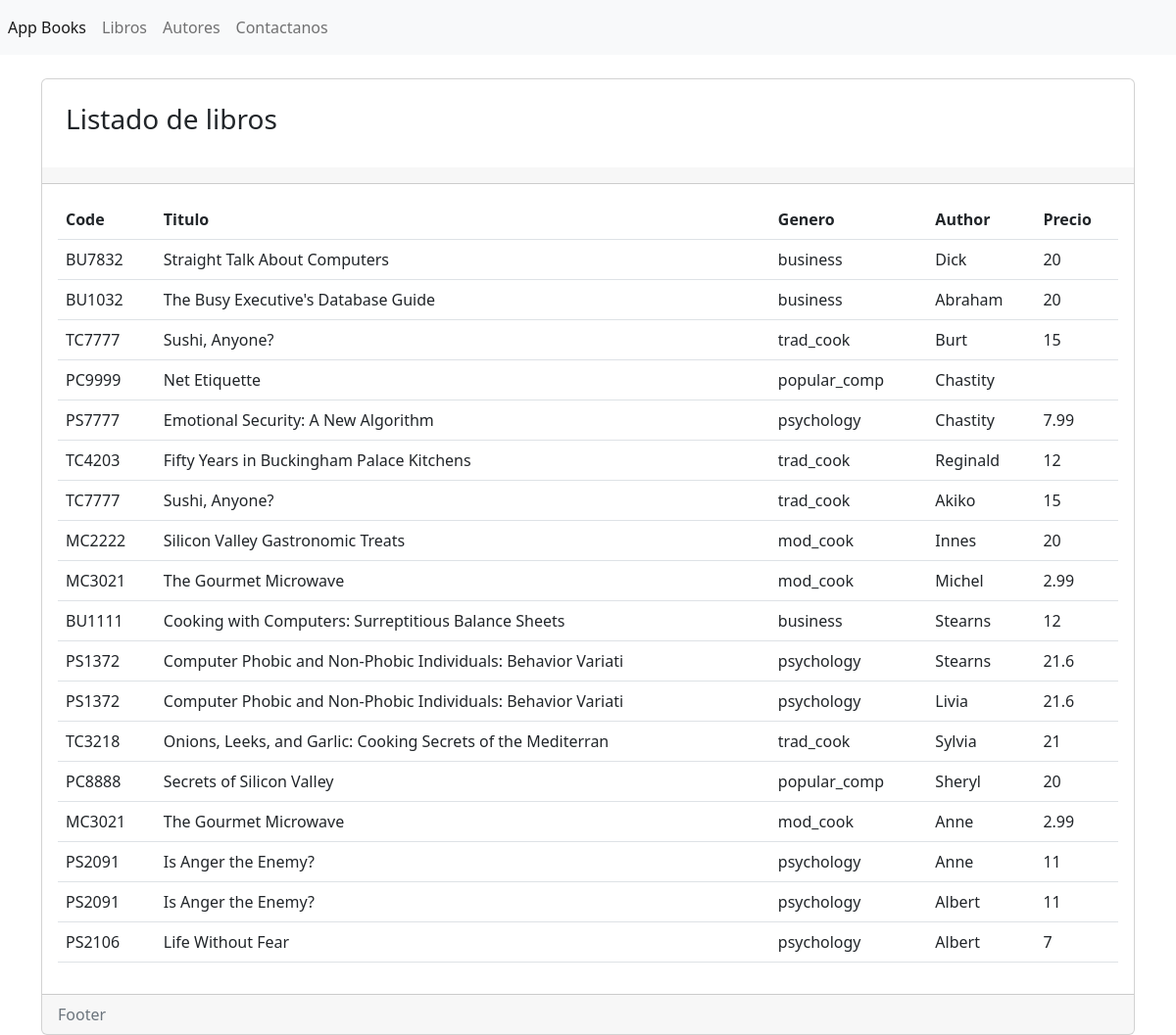
The app's page /secciones/libros/index.php with its own data.
### tables this page shows
CREATE TABLE `titulo_autor` (
  `id_autor` varchar(11) NOT NULL,
  `id_titulo` varchar(6) NOT NULL,
  `ord_au` varchar(1) NOT NULL,
  `derechos` int(11) NOT NULL
);

CREATE TABLE `titulos` (
  `id_titulo` varchar(6) NOT NULL,
  `titulo` varchar(60) NOT NULL,
  `tipo` varchar(15) NOT NULL,
  `id_pub` varchar(4) NOT NULL,
  `precio` double DEFAULT NULL,
  `avance` double DEFAULT NULL,
  `total_ventas` int(11) DEFAULT NULL,
  `notas` varchar(255) NOT NULL,
  `fecha_pub` datetime NOT NULL,
  `contrato` varchar(1) NOT NULL
);

CREATE TABLE `autores` (
  `id_autor` varchar(11) NOT NULL,
  `apellido` varchar(15) NOT NULL,
  `nombre` varchar(15) NOT NULL,
  `telefono` varchar(12) NOT NULL,
  `direccion` varchar(20) NOT NULL,
  `ciudad` varchar(15) NOT NULL,
  `estado` varchar(2) NOT NULL,
  `pais` varchar(3) NOT NULL,
  `cod_postal` int(5) NOT NULL
);

### secciones/libros/index.php (the view)
<?php
include("../../connectionPDO.php");
$query = $pdo->prepare("SELECT * FROM titulos T INNER JOIN titulo_autor TA ON T.id_titulo = TA.id_titulo INNER JOIN autores a ON TA.id_autor = a.id_autor");
$query->execute();
$list_tbl_libros = $query->fetchAll(PDO::FETCH_ASSOC);
?>
<?php include("../../templates/header.php") ?>
<br />
<div class="card">
    <h3 class="p-4"> Listado de libros </h3>
    <div class="card-header">
    </div>
    <div class="card-body">
        <div class="table-responsive">
            <table class="table ">
                <thead>
                    <tr>
                        <th scope="col">Code</th>
                        <th scope="col">Titulo</th>
                        <th scope="col">Genero</th>
                        <th scope="col">Author</th>
                        <th scope="col">Precio</th>
                    </tr>
                </thead>
                <tbody>
                    <?php foreach ($list_tbl_libros as $registros) { ?>
                        <tr class="">
                            <td scope="row"> <?php echo $registros["id_titulo"] ?> </td>
                            <td><?php echo $registros["titulo"] ?></td>
                            <td><?php echo $registros["tipo"] ?></td>
                            <td><?php echo $registros["nombre"] ?></td>
                            <td class="precio"><?php echo $registros["precio"] ?></td>
                        </tr>
                    <?php } ?>
                </tbody>
            </table>
        </div>
    </div>
    <div class="card-footer text-muted">
        Footer
    </div>
</div>
<?php include("../../templates/footer.php") ?>

### records on screen
titulo_autor: id_titulo "BU7832", id_titulo.titulo "Straight Talk About Computers", id_titulo.tipo "business", id_autor.nombre "Dick", id_titulo.precio "20"
titulo_autor: id_titulo "BU1032", id_titulo.titulo "The Busy Executive's Database Guide", id_titulo.tipo "business", id_autor.nombre "Abraham", id_titulo.precio "20"
titulo_autor: id_titulo "TC7777", id_titulo.titulo "Sushi, Anyone?", id_titulo.tipo "trad_cook", id_autor.nombre "Burt", id_titulo.precio "15"
titulo_autor: id_titulo "PC9999", id_titulo.titulo "Net Etiquette", id_titulo.tipo "popular_comp", id_autor.nombre "Chastity"
titulo_autor: id_titulo "PS7777", id_titulo.titulo "Emotional Security: A New Algorithm", id_titulo.tipo "psychology", id_autor.nombre "Chastity", id_titulo.precio "7.99"
titulo_autor: id_titulo "TC4203", id_titulo.titulo "Fifty Years in Buckingham Palace Kitchens", id_titulo.tipo "trad_cook", id_autor.nombre "Reginald", id_titulo.precio "12"
titulo_autor: id_titulo "TC7777", id_titulo.titulo "Sushi, Anyone?", id_titulo.tipo "trad_cook", id_autor.nombre "Akiko", id_titulo.precio "15"
titulo_autor: id_titulo "MC2222", id_titulo.titulo "Silicon Valley Gastronomic Treats", id_titulo.tipo "mod_cook", id_autor.nombre "Innes", id_titulo.precio "20"
titulo_autor: id_titulo "MC3021", id_titulo.titulo "The Gourmet Microwave", id_titulo.tipo "mod_cook", id_autor.nombre "Michel", id_titulo.precio "2.99"
titulo_autor: id_titulo "BU1111", id_titulo.titulo "Cooking with Computers: Surreptitious Balance Sheets", id_titulo.tipo "business", id_autor.nombre "Stearns", id_titulo.precio "12"
titulo_autor: id_titulo "PS1372", id_titulo.titulo "Computer Phobic and Non-Phobic Individuals: Behavior Variati", id_titulo.tipo "psychology", id_autor.nombre "Stearns", id_titulo.precio "21.6"
titulo_autor: id_titulo "PS1372", id_titulo.titulo "Computer Phobic and Non-Phobic Individuals: Behavior Variati", id_titulo.tipo "psychology", id_autor.nombre "Livia", id_titulo.precio "21.6"
titulo_autor: id_titulo "TC3218", id_titulo.titulo "Onions, Leeks, and Garlic: Cooking Secrets of the Mediterran", id_titulo.tipo "trad_cook", id_autor.nombre "Sylvia", id_titulo.precio "21"
titulo_autor: id_titulo "PC8888", id_titulo.titulo "Secrets of Silicon Valley", id_titulo.tipo "popular_comp", id_autor.nombre "Sheryl", id_titulo.precio "20"
titulo_autor: id_titulo "MC3021", id_titulo.titulo "The Gourmet Microwave", id_titulo.tipo "mod_cook", id_autor.nombre "Anne", id_titulo.precio "2.99"
titulo_autor: id_titulo "PS2091", id_titulo.titulo "Is Anger the Enemy?", id_titulo.tipo "psychology", id_autor.nombre "Anne", id_titulo.precio "11"
titulo_autor: id_titulo "PS2091", id_titulo.titulo "Is Anger the Enemy?", id_titulo.tipo "psychology", id_autor.nombre "Albert", id_titulo.precio "11"
titulo_autor: id_titulo "PS2106", id_titulo.titulo "Life Without Fear", id_titulo.tipo "psychology", id_autor.nombre "Albert", id_titulo.precio "7"
